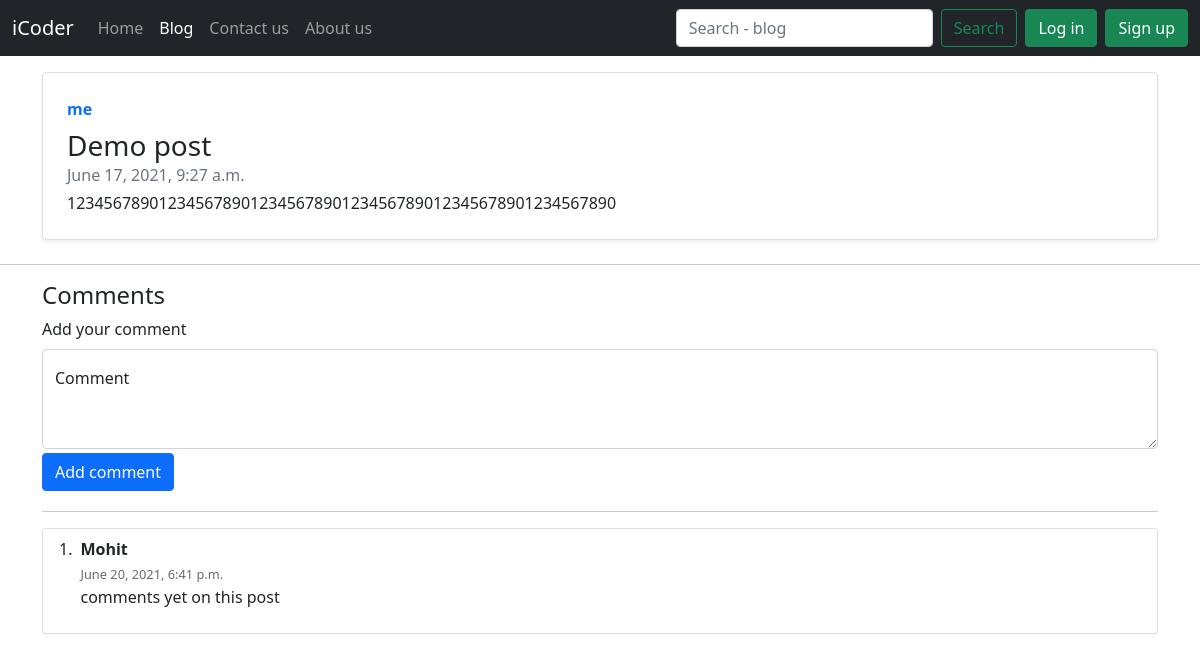
/blog/3/, run on an earlier commit of the app's database.
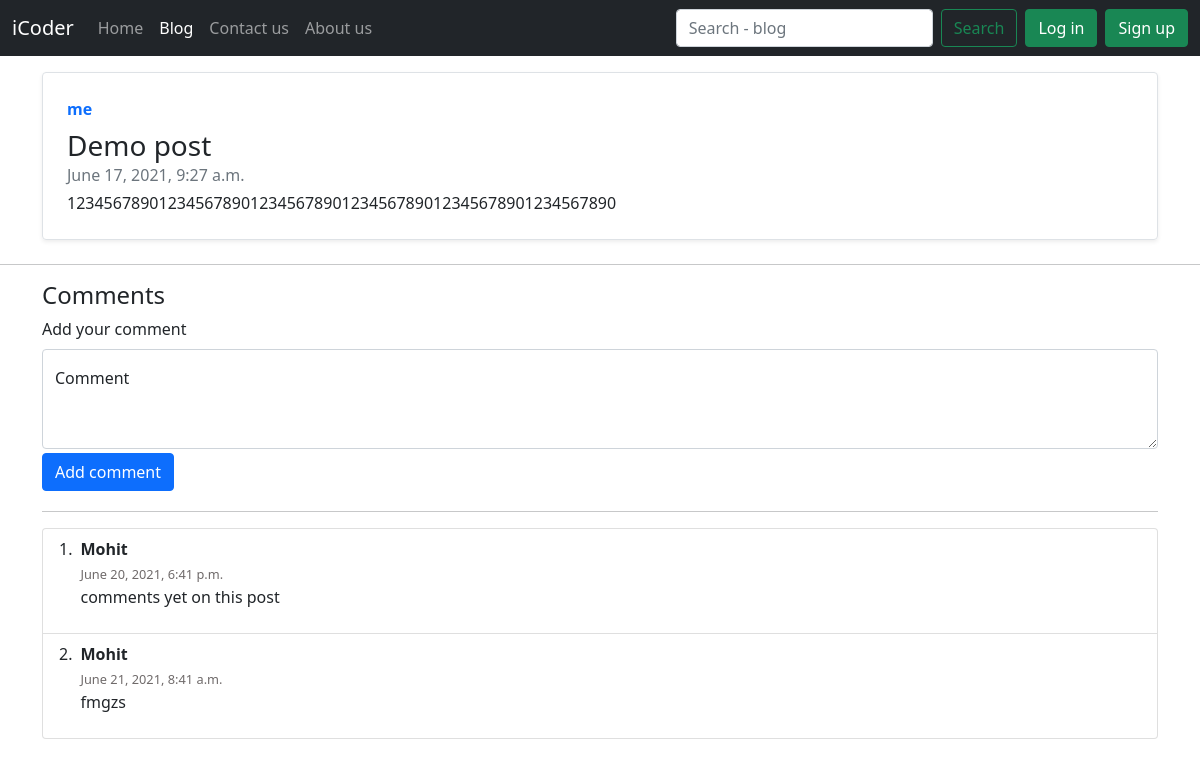
And on a later commit of the database.
### blog/models.py (models this page shows, shortened)
class Blogcomment(models.Model):
    sno = models.AutoField(primary_key = True)
    comment = models.TextField()
    user = models.ForeignKey(User , on_delete= models.CASCADE)
    post = models.ForeignKey(Post , on_delete=models.CASCADE)
    parent = models.ForeignKey('self' , on_delete=models.CASCADE , null = True)
    timestamp = models.DateTimeField(auto_now_add=True)

### blog/views.py (the view)
# urls.py: path('<int:slug>/' , views.blogpost , name="blogpost"),
def blogpost(request , slug):
    post = Post.objects.get(sno = slug)
    comment = Blogcomment.objects.all().filter(post = post)
    return render(request , 'blog/blogpost.html' , {'post':post , 'comments':comment})

### templates/blog/blogpost.html (shortened to what this page needs)
{% extends 'base.html' %}
{% block blogactive %}active{% endblock blogactive %}
{% block favicon %}
{% load static %}
{% endblock favicon %}
{% block main %}
<div class="container my-3">
  <div class="row g-0 border rounded overflow-hidden flex-md-row mb-4 shadow-sm h-md-250 position-relative">
    <div class="col p-4 d-flex flex-column position-static">
      <strong class="d-inline-block mb-2 text-primary">{{post.author}}</strong>
      <h3 class="mb-0">{{post.title}}</h3>
      <div class="mb-1 text-muted">{{post.timestamp}}</div>
      <p class="card-text mb-auto">{{post.content}}</p>
    </div>
  </div>
</div>
<hr>
<div class="container comments">
  <h4>Comments</h4>
  <form action="/blog/postcomment/" method="post">{% csrf_token %}
      <label for="formGroupExampleInput" class="form-label">Add your comment</label>
    <div class="form-floating">
      <textarea class="form-control" name="comment" placeholder="Leave a comment here" id="floatingTextarea2"
        style="height: 100px"></textarea>
      <label for="floatingTextarea2">Comment</label>
    </div>
    <button class="btn my-1 btn-primary" type="submit">Add comment</button>
  </form>
  <hr>
  {% if comments|length > 0 %}
  <ol class="list-group list-group-numbered">
  {% for comment in comments %}
  <li class="list-group-item d-flex justify-content-between align-items-start">
    <div class="ms-2 me-auto">
      <div class="fw-bold">{{comment.user}}</div>
    <label class="label" for="com">{{comment.timestamp}}</label>
    <p>
      {{comment.comment}}
      </p>
    </div>
  </li>
  {% endfor %}
  </ol>
  {% else %}
  <h4>No comments yet on this post</h4>
  {% endif %}
</div>
{% endblock main %}

What changed in the data, as far as the page shows it:
added Blogcomment: user "Mohit", timestamp "June 21, 2021, 8:41 a.m.", comment "fmgzs"
